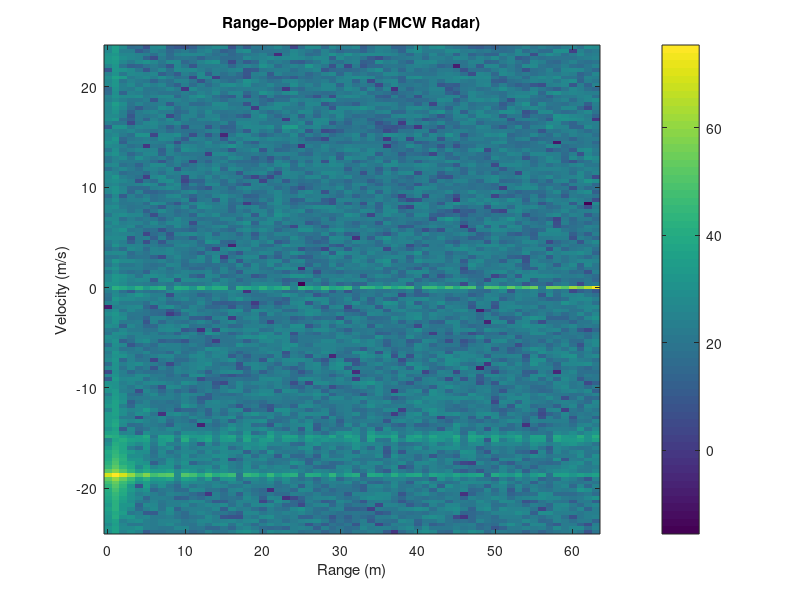

Recreate this plot in MATLAB. (Note: this script raises an error after producing the figure.)
%% ========================================================================
% FMCW Radar + ML Target Classification (Software-Only Project)
% Author: Brian Rono
%
% This script simulates an FMCW radar front-end in baseband, generates a
% range–Doppler map, and then builds a simple ML classifier that
% distinguishes between three target types (human, car, drone) using
% simulated Doppler/velocity profiles.
%
% Dependencies:
%   - Base MATLAB
%   - Recommended: Signal Processing Toolbox
%   - Recommended: Statistics & Machine Learning Toolbox
% ========================================================================

clear; close all; clc;

%% ------------------------ 1. Radar Parameters ---------------------------
c  = 3e8;         % speed of light (m/s)
fc = 77e9;        % carrier frequency (Hz) used in automotive radar
lambda = c/fc;    % wavelength

% FMCW waveform parameters
B      = 150e6;       % sweep bandwidth (Hz)
Tchirp = 40e-6;       % chirp duration (s)
slope  = B / Tchirp;  % chirp slope (Hz/s)

% Sampling / frame parameters
Fs      = 2e6;                      % baseband sampling frequency (Hz)
Ns      = round(Tchirp * Fs);       % samples per chirp   (fast-time)
Nchirps = 128;                      % number of chirps    (slow-time)

t_fast = (0:Ns-1) / Fs;             % fast-time index within one chirp
t_slow = (0:Nchirps-1) * Tchirp;    % slow-time index across chirps

fprintf('Fast-time samples per chirp: %d\n', Ns);
fprintf('Number of chirps per frame: %d\n', Nchirps);

%% ------------------------ 2. Target Definition --------------------------
% Each row: [range (m), radial velocity (m/s), amplitude]
% Example scenario: one stationary target and two moving targets.
targets = [ ...
    40,   0,    1.0;   % target 1: stationary at 40 m
    60,   15,   0.8;   % target 2: receding at +15 m/s
    80,  -30,   0.6];  % target 3: approaching at -30 m/s

Nt = size(targets,1);

%% ------------------------ 3. Transmit Signal Generation -----------------
% Build the full frame of transmitted FMCW chirps (Nchirps x Ns)
tx = zeros(Nchirps, Ns);

for k = 1:Nchirps
    t = t_fast + (k-1)*Tchirp;   % absolute time for chirp k
    tx(k,:) = exp(1j*2*pi*(fc*t + 0.5*slope*t.^2));
end

%% ------------------------ 4. Received Signal Simulation -----------------
% Sum of delayed and Doppler-shifted replicas for all targets.
rx = zeros(Nchirps, Ns);

for ti = 1:Nt
    R0   = targets(ti,1);   % initial range
    vel  = targets(ti,2);   % radial velocity
    amp  = targets(ti,3);   % complex amplitude

    % Constant round-trip delay for this range
    tau  = 2*R0 / c;

    % Doppler frequency due to radial velocity
    fd   = 2*vel / lambda;  % Hz

    for k = 1:Nchirps
        t = t_fast + (k-1)*Tchirp;

        % Time shift due to range and phase ramp due to Doppler
        t_delayed = t - tau;

        % Keep only physically valid samples
        valid = t_delayed >= 0;

        % Baseband received FMCW from this target
        s_rx = zeros(size(t));
        s_rx(valid) = amp * exp(1j*2*pi*( ...
            fc*t_delayed(valid) + 0.5*slope*t_delayed(valid).^2 + fd*t(valid)));

        rx(k,:) = rx(k,:) + s_rx;
    end
end

% Add white Gaussian noise for a chosen SNR
SNR_dB = 20;
rx = awgn(rx, SNR_dB, 'measured');

%% ------------------------ 5. De-chirp (Mixing) -------------------------
% Beat signal obtained by mixing received signal with transmitted chirp.
mix = tx .* conj(rx);

%% ------------------------ 6. Range FFT (fast-time) ---------------------
Nfft_range = 2^nextpow2(Ns);
% FFT across fast-time dimension (columns)
range_fft = fft(mix, Nfft_range, 2);

% Keep only non-negative beat frequencies
range_fft = range_fft(:, 1:Nfft_range/2);

% Range resolution and axis
R_res      = c / (2 * B);
range_axis = (0:(Nfft_range/2-1)) * R_res;

%% ------------------------ 7. Doppler FFT (slow-time) -------------------
Nfft_dopp = 2^nextpow2(Nchirps);
% FFT across slow-time dimension (rows) and shift to center zero Doppler
rdm = fftshift(fft(range_fft, Nfft_dopp, 1), 1);

% Doppler and velocity axes (approximate)
PRF     = 1 / Tchirp;
fd_axis = (-Nfft_dopp/2 : Nfft_dopp/2-1) * (PRF / Nfft_dopp);
vel_axis = (fd_axis * lambda) / 2;

%% ------------------------ 8. Range–Doppler Map Plot --------------------
figure;
imagesc(range_axis, vel_axis, 20*log10(abs(rdm)));
axis xy;
xlabel('Range (m)');
ylabel('Velocity (m/s)');
title('Range–Doppler Map (FMCW Radar)');
colorbar;

%% ------------------------ 9. Micro-Doppler-Type Signature --------------
% Select a strong range bin and examine Doppler behaviour over slow-time.
[~, max_idx] = max(sum(abs(range_fft).^2,1));
selected_range = range_axis(max_idx);
fprintf('Selected range bin around %.2f m for micro-Doppler view\n', selected_range);

% Slow-time signal at the chosen range bin
s_slow = squeeze(range_fft(:, max_idx));  % Nchirps x 1

% STFT / spectrogram over slow-time
figure;
spectrogram(s_slow, 32, 24, 128, PRF, 'yaxis');
title(sprintf('Micro-Doppler Signature at Range ~ %.1f m', selected_range));
ylabel('Frequency (Hz) ~ Doppler');
xlabel('Time (s)');

%% ========================================================================
%  PART B: RF + ML CLASSIFICATION (Human vs Car vs Drone)
%
%  Each class is represented by a different velocity profile as a function
%  of slow-time. Features derived from the velocity profile are used to
%  train a simple multi-class classifier.
% ========================================================================

%% ------------------------ 10. Class Setup ------------------------------
classes = {'Human', 'Car', 'Drone'};
Nc = numel(classes);

Nexamples_per_class = 40;             % number of synthetic examples per class
Nexamples = Nexamples_per_class * Nc;

% Feature matrix and label vector
% Features: [mean_vel, std_vel, max_vel, mean_abs_derivative]
X = zeros(Nexamples, 4);
Y = strings(Nexamples,1);

example_idx = 1;

%% ------------------------ 11. Doppler/Velocity Simulation --------------
% Wrapper for generating a velocity profile for a given class name.
simulate_velocity_profile = @(className, t) ...
    simulate_velocity_pattern(className, t);

% For ML, it is sufficient to model Doppler using velocity over slow-time
% instead of re-running the full FMCW simulation for every example.
for ci = 1:Nc
    cname = classes{ci};

    for n = 1:Nexamples_per_class

        % Observation interval based on the number of chirps
        Tobs = Nchirps * Tchirp;
        t_md = linspace(0, Tobs, Nchirps);

        % Velocity and corresponding Doppler profiles
        vel_profile = simulate_velocity_profile(cname, t_md);   % m/s
        fd_profile  = 2 * vel_profile / lambda;                 % Hz

        % Complex Doppler signal across slow-time (phase accumulation model)
        s_md = exp(1j*2*pi*cumsum(fd_profile)/PRF);

        %#ok<NASGU> % s_md kept for potential future feature design

        % Feature extraction from velocity profile
        mean_v = mean(vel_profile);
        std_v  = std(vel_profile);
        max_v  = max(abs(vel_profile));
        mean_dv = mean(abs(diff(vel_profile))) / (Tobs/Nchirps);

        X(example_idx,:) = [mean_v, std_v, max_v, mean_dv];
        Y(example_idx)   = string(cname);

        example_idx = example_idx + 1;
    end
end

%% ------------------------ 12. Train/Test Split -------------------------
rng(1);  % for reproducible shuffling
idx         = randperm(Nexamples);
train_ratio = 0.7;
Ntrain      = round(train_ratio * Nexamples);

Xtrain = X(idx(1:Ntrain), :);
Ytrain = Y(idx(1:Ntrain), :);
Xtest  = X(idx(Ntrain+1:end), :);
Ytest  = Y(idx(Ntrain+1:end), :);

%% ------------------------ 13. Classifier Training ----------------------
% Multi-class SVM using fitcecoc (requires Statistics & ML Toolbox)
Mdl = fitcecoc(Xtrain, Ytrain);

Ypred = predict(Mdl, Xtest);
acc = mean(Ypred == Ytest);

fprintf('ML classification accuracy: %.2f %%\n', acc*100);

%% ------------------------ 14. Feature-Space Visualisation --------------
figure;
gscatter(X(:,1), X(:,3), Y);
xlabel('Mean velocity (m/s)');
ylabel('Max velocity (m/s)');
title('Feature Space: Mean vs. Max Velocity (Human / Car / Drone)');
grid on;

%% ------------------------ Helper Function Definition -------------------
% Helper function must appear at the end of the script in MATLAB.

function v = simulate_velocity_pattern(className, t)
%SIMULATE_VELOCITY_PATTERN  Generate a time-varying velocity profile (m/s)
% for different target types: 'Human', 'Car', and 'Drone'.
%
% Input:
%   className : string or char array specifying the target type
%   t         : time vector (s)
%
% Output:
%   v         : velocity as a function of time (same size as t)

    t = t(:)';                     % ensure row vector
    T = t(end) - t(1);
    if T <= 0
        v = zeros(size(t));
        return;
    end

    switch lower(className)
        case 'human'
            % Human walking: low average speed with significant micro-motion
            v_mean    = 1 + 0.5*randn;        % around 1 m/s
            step_freq = 1.5 + 0.3*randn;      % step frequency (Hz)
            micro_amp = 0.5 + 0.2*randn;      % leg motion amplitude
            v = v_mean + micro_amp .* sin(2*pi*step_freq*t) ...
                + 0.2*randn(size(t));         % random perturbations

        case 'car'
            % Car: higher mean speed with relatively smooth profile
            v_mean = 15 + 5*randn;            % around 15 m/s
            accel  = (randn * 1);             % small acceleration
            v = v_mean + accel*(t - t(1)) + 0.5*randn(size(t));

            % Avoid negative speeds for this simple model
            v(v < 0) = 0;

        case 'drone'
            % Drone: moderate speed with oscillatory "hovering" motion
            v_mean     = 5 + 2*randn;         % around 5 m/s
            hover_freq = 3 + rand;            % hover oscillation (Hz)
            hover_amp  = 2 + rand;            % oscillation amplitude
            v = v_mean + hover_amp .* sin(2*pi*hover_freq*t) ...
                + 1.0*randn(size(t));

        otherwise
            % Default case: zero velocity
            v = zeros(size(t));
    end
end
